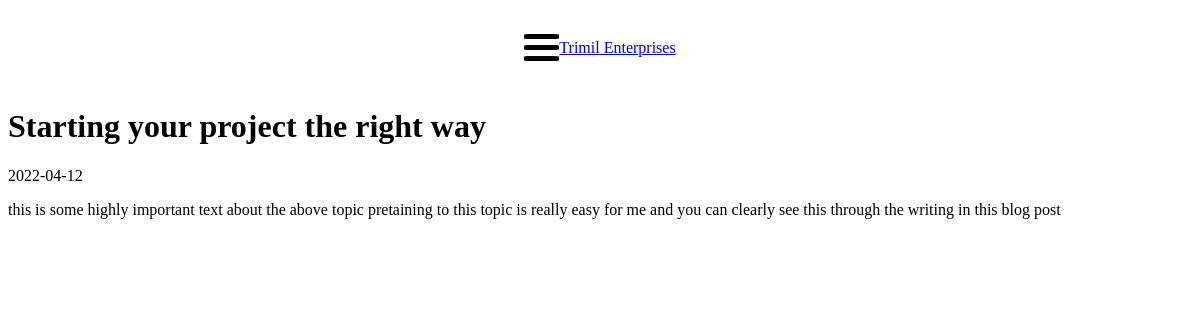
/blog/1, run on an earlier commit of the app's database.
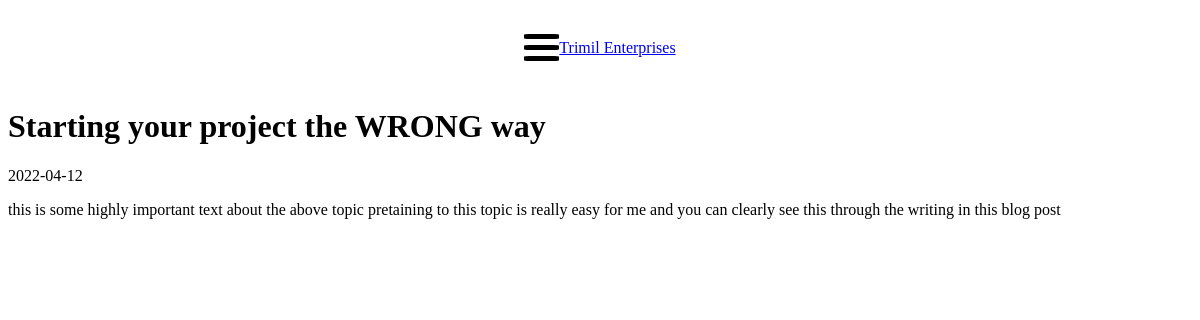
And on a later commit of the database.
### tables this page shows
CREATE TABLE BlogPosts (ID INTEGER PRIMARY KEY AUTOINCREMENT NOT NULL, Title TEXT, Date DATE, Summary TEXT, Content TEXT);

### app.py (the view)
@app.route("/blog/<int:id>",methods=["GET","POST"])
def posts(id):
  conn=get_database_connection()
  posts = conn.execute("SELECT * FROM BlogPosts").fetchall()
  conn.close()
  return render_template("blog-post.html",content = posts[id-1])

### app.py (called while the page is built)
def get_database_connection():
  conn = sql.connect('TrimilEnterprises.db')
  conn.row_factory = sql.Row
  return conn

### templates/blog-post.html
{%extends "layout.html"%}
    {%block body%}
        <h1>{{content.title}}</h1>
        <p>{{content.date}}</p>
        <p>{{content.content}}</p>
    {%endblock%}

What changed in the data, as far as the page shows it:
changed BlogPosts: title "Starting your project the right way" → "Starting your project the WRONG way"
